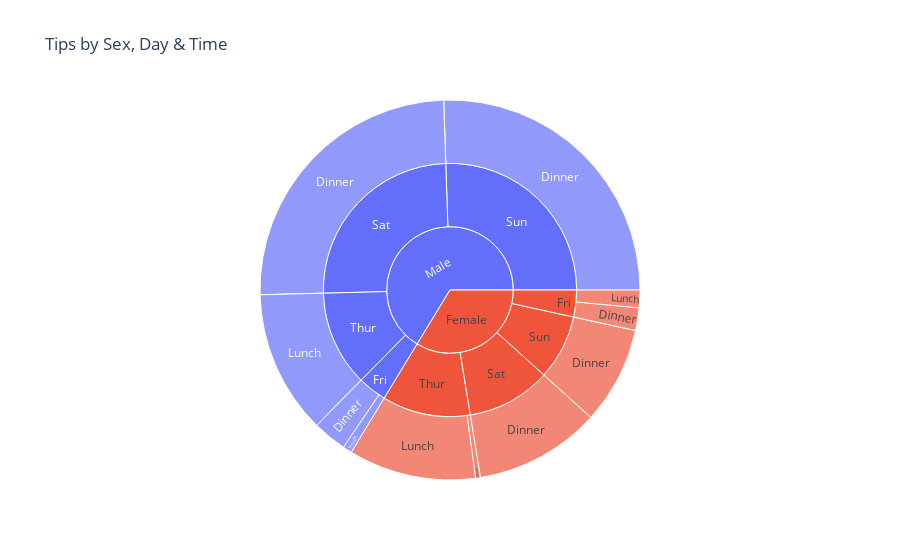

Notebook cell for this chart:
### Markdown cell above
Exercise 3: Sunburst chart using Tips dataset

### Code cell
tips = sns.load_dataset('tips')
fig = px.sunburst(
    tips,
    path=['sex', 'day', 'time'],
    values='tip',
    title='Tips by Sex, Day & Time'
)
fig.show()

### Figure 1 — Plotly figure (JSON) as saved in the notebook; plotly's stock layout.template omitted (floating-point values rounded to 4 significant figures)
{"data": [{"branchvalues": "total", "domain": {"x": [0, 1], "y": [0, 1]}, "hovertemplate": "labels=%{label}<br>tip=%{value}<br>parent=%{parent}<br>id=%{id}<extra></extra>", "ids": ["Male/Thur/Lunch", "Female/Thur/Lunch", "Male/Fri/Lunch", "Female/Fri/Lunch", "Male/Sat/Lunch", "Female/Sat/Lunch", "Male/Sun/Lunch", "Female/Sun/Lunch", "Male/Thur/Dinner", "Female/Thur/Dinner", "Male/Fri/Dinner", "Female/Fri/Dinner", "Male/Sat/Dinner", "Female/Sat/Dinner", "Male/Sun/Dinner", "Female/Sun/Dinner", "Male/Thur", "Female/Thur", "Male/Fri", "Female/Fri", "Male/Sat", "Female/Sat", "Male/Sun", "Female/Sun", "Male", "Female"], "labels": ["Lunch", "Lunch", "Lunch", "Lunch", "Lunch", "Lunch", "Lunch", "Lunch", "Dinner", "Dinner", "Dinner", "Dinner", "Dinner", "Dinner", "Dinner", "Dinner", "Thur", "Thur", "Fri", "Fri", "Sat", "Sat", "Sun", "Sun", "Male", "Female"], "name": "", "parents": ["Male/Thur", "Female/Thur", "Male/Fri", "Female/Fri", "Male/Sat", "Female/Sat", "Male/Sun", "Female/Sun", "Male/Thur", "Female/Thur", "Male/Fri", "Female/Fri", "Male/Sat", "Female/Sat", "Male/Sun", "Female/Sun", "Male", "Female", "Male", "Female", "Male", "Female", "Male", "Female", "", ""], "type": "sunburst", "values": [89.41, 79.42, 5.7, 10.98, 0, 0, 0, 0, 0, 3, 21.23, 14.05, 181.9, 78.45, 186.8, 60.61, 89.41, 82.42, 26.93, 25.03, 181.9, 78.45, 186.8, 60.61, 485.1, 246.5]}], "layout": {"legend": {"tracegroupgap": 0}, "title": {"text": "Tips by Sex, Day & Time"}}}
